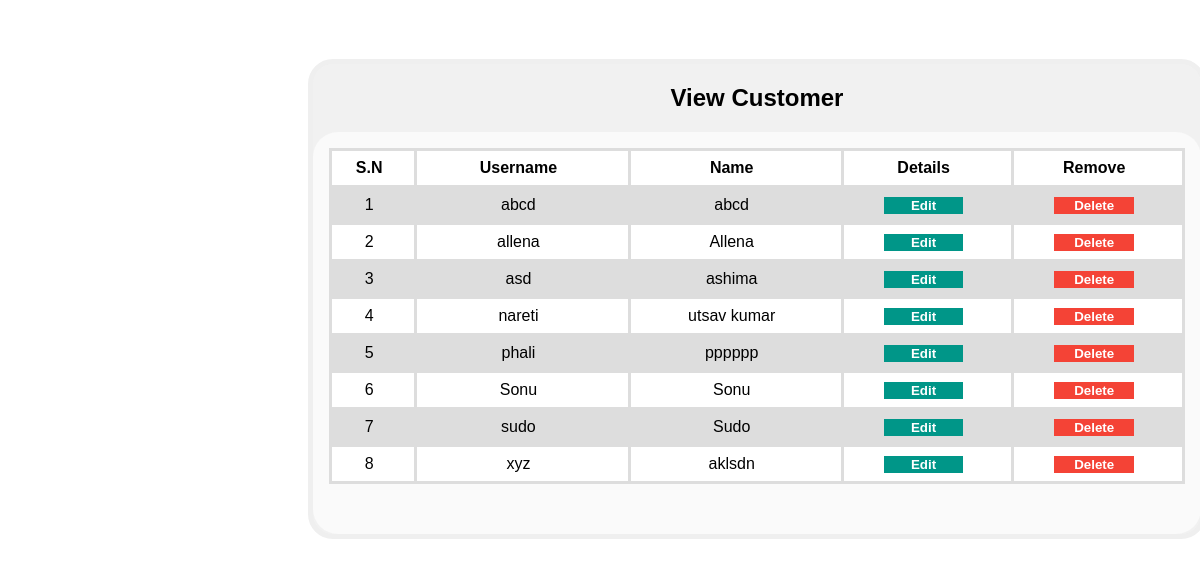
/admin/view_customer.php, run on the app's committed database.
### tables this page shows
CREATE TABLE `user` (
  `username` varchar(256) NOT NULL,
  `password` varchar(256) NOT NULL,
  `name` varchar(256) NOT NULL,
  `usertype` varchar(256) NOT NULL DEFAULT 'user',
  `dob` date NOT NULL,
  `gender` varchar(256) NOT NULL,
  `address` varchar(256) NOT NULL,
  `email` varchar(256) NOT NULL
);

### admin/view_customer.php (the view, shortened to what this page needs)
<!DOCTYPE html>
<html>
<head>
<link rel="stylesheet" href="view_customer.css">
</head>
<body>
<div id="id01" >
  <form class="modal-content" method="POST" >
	<h2 class="userlogin">View Customer</h2>
    <div class="container">
	<table width=100%>
		<tr align="center">
		<th width=10%>S.N</th>
		<th  width=25%>Username</th>
		<th width=25%>Name</th>
		<th width=20%>Details</th>
		<th width=20%>Remove</th>
	</tr>
	<?php
		global $con;
		$get_c = "select * from user where usertype='user'";
		$run_c = mysqli_query($con, $get_c);
		$i = 0;
		while ($row_c=mysqli_fetch_array($run_c))
		{
			$c_uname = $row_c['username'];
			$c_name = $row_c['name'];
			$i++;
		?>
		<tr align="center">
			<td> <?php echo $i?></td>
			<td name="user"><?php echo $c_uname?></td>
			<td> <?php echo $c_name?></td>
			<td><a href="admin_account.php?edit_customer=<?php echo $c_uname; ?> " style="text-decoration: none;"><button type="button"  name ="save" ><b>Edit</b></button></a></td>
			<td><a href="delete_customer.php?delete_id=<?php echo $c_uname;?>" style="text-decoration: none;" ><button type="button" class="cancelbtn" name ="delete"><b>Delete</b></button></a></td>
		</tr>
		<?php
		}
	?>
      </table>
  </form>
</div>
</body>
</html>

### admin/view_customer.css (style rules this page uses)
body { font-family: Arial, Helvetica, sans-serif; }
table,td { float:center; }
button { background-color: #009688; color: white; margin: 0px 0; margin-left:0%; border: none; cursor: pointer; width: 50%; float:center; }
.cancelbtn { width: 50%; background-color: #f44336; cursor:pointer; }
.container { padding: 16px; padding-bottom:50px; border-radius: 25px; background-color:#fafafa; }
.modal-content { background-color: #fefefe; margin: 5% auto 15% auto; border: 5px solid #efefef; width: 75%; border-radius: 25px; margin-left:300px; }
.userlogin { text-align:center; }

### admin/view_customer.php (style rules this page uses)
.modal-content { background-color:#f1f1f1; }
table { font-family: arial, sans-serif; border-collapse: collapse; width: 100%; background-color:#fff; }
td, th { border: 3px solid #dddddd; text-align: center; padding:8px; padding-left:0%; margin-left:20%; }
tr:nth-child(even) { background-color: #dddddd; }

### data on the page
user: username "abcd", name "abcd"
user: username "allena", name "Allena"
user: username "asd", name "ashima"
user: username "nareti", name "utsav kumar"
user: username "phali", name "pppppp"
user: username "Sonu", name "Sonu"
user: username "sudo", name "Sudo"
user: username "xyz", name "aklsdn"
